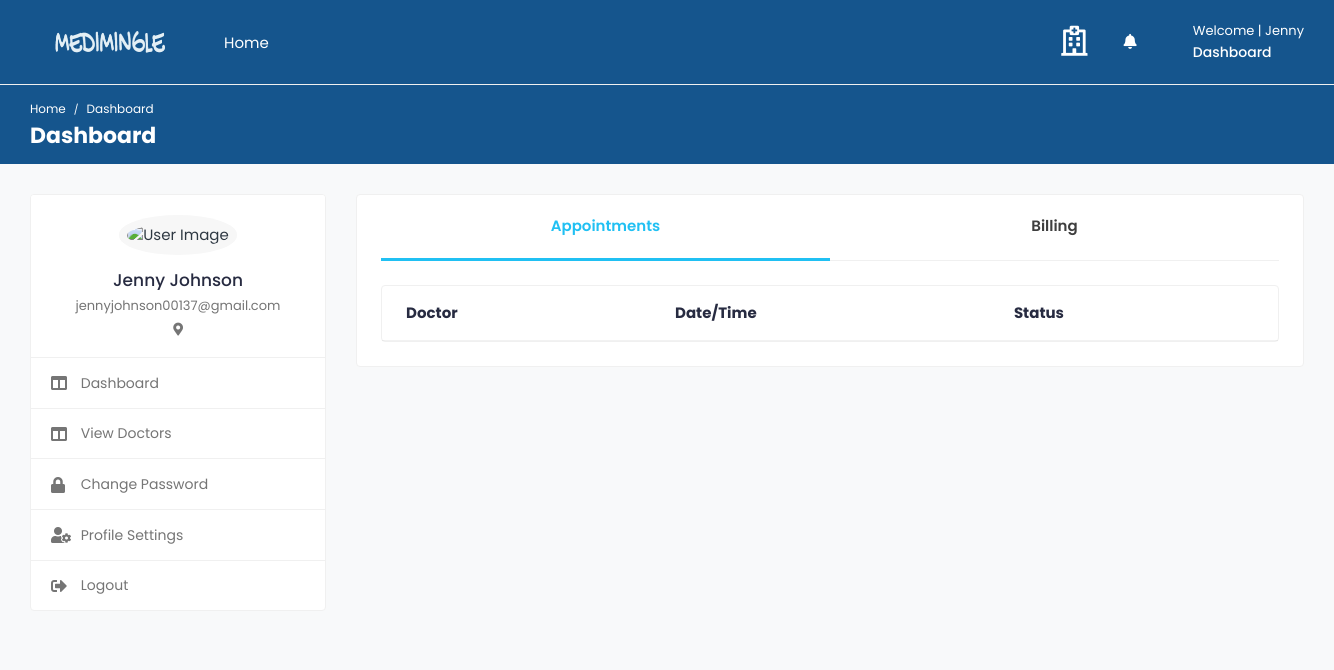
Page /accounts/profile/ (signed in) on the committed database.
### medi/models.py (models this page shows, shortened)
class tbl_user(AbstractUser):
    email=models.EmailField(unique=True)
    phone_number=models.CharField(max_length=15, null=True)
    USER_TYPE_CHOICES = (
        ('patient', 'Patient'),('doctor', 'Doctor'),
    )
    user_type = models.CharField(
        max_length=10,
        choices=USER_TYPE_CHOICES,
        default='patient',
    )
    is_email_verified = models.BooleanField(default=False)
    email_verification_token = models.CharField(max_length=255, blank=True, null=True)
    status= models.BooleanField(default=False)

### templates/patient_dashboard.html (shortened to what this page needs)
{% load static %}
{% include "includes/pat_header.html" %}
			<div class="col-md-7 col-lg-8 col-xl-9">
				<div class="card">
					<div class="card-body pt-0">
						<nav class="user-tabs mb-4">
							<ul class="nav nav-tabs nav-tabs-bottom nav-justified">
								<li class="nav-item">
									<a class="nav-link active" href="#pat_appointments" data-toggle="tab">Appointments</a>
								</li>
								<li class="nav-item">
									<a class="nav-link" href="#pat_billing" data-toggle="tab">Billing</a>
								</li>
							</ul>
						</nav>
						<div class="tab-content pt-0">
							<div id="pat_appointments" class="tab-pane fade show active">
								<div class="card card-table mb-0">
									<div class="card-body">
										<div class="table-responsive">
											<table class="table table-hover table-center mb-0">
												<thead>
													<tr>
														<th>Doctor</th>
														<th>Date/Time</th>
														<th>Status</th>
													</tr>
												</thead>
											</table>
										</div>
									</div>
								</div>
							</div>
						</div>
					</div>
				</div>
			</div>
		</div>
	</div>
</div>
						</div>
	</body>
</html>

### templates/includes/pat_header.html (shortened to what this page needs)
{% load static %}
<!DOCTYPE html>
<html lang="en">
<head>
		<link rel="stylesheet" href="{% static '/assets/css/bootstrap.min.css'%}">
		<link rel="stylesheet" href="{% static '/assets/plugins/fontawesome/css/fontawesome.min.css'%}">
		<link rel="stylesheet" href="{% static '/assets/plugins/fontawesome/css/all.min.css'%}">
		<link rel="stylesheet" href="{% static '/assets/css/style.css'%}">
	</head>
	<body>
		<div class="main-wrapper">
			<header class="header">
				<nav class="navbar navbar-expand-lg header-nav">
					<div class="navbar-header">
						<a href="{% url 'homepage' %}" class="navbar-brand logo">
							<img src="{% static '/assets/img/logo.png'%}" class="img-fluid" alt="Logo">
						</a>
						<span><a href="{% url 'homepage' %}" style="color: white;">Home</i></a></span>
					</div>
					<ul class="nav header-navbar-rht">
						<li class="nav-item contact-item">
							<div class="header-contact-img">
								<i  style="color: white;" class="far fa-hospital"></i>
							</div>
						</li>
						<li class="nav-item dropdown noti-dropdown">
							<a href="#" class="dropdown-toggle nav-link" data-toggle="dropdown">
								<i class="fas fa-bell" style="color: white;"></i>
							</a>
						</li>
							<div class="header-contact-detail">
								<div class="header-contact-detail">
									{% if user.is_authenticated %}
										<p  style="color: white;" class="contact-header">Welcome | {{ user.first_name }}</p>
										{% if user.user_type == 'doctor' %}
											<p class="contact-info-header"><a href="{% url 'doctor_dashboard' %}"  style="color: white;" >Dashboard</a></p>
										{% else %}
										<p class="contact-info-header"><a href="{% url 'patient_dashboard' %}"  style="color: white;" >Dashboard</a></p>
										{% endif %}
									{% endif %}
								</div>
							</div>
					</ul>
				</nav>
			</header>
			<div class="breadcrumb-bar">
				<div class="container-fluid">
					<div class="row align-items-center">
						<div class="col-md-12 col-12">
							<nav aria-label="breadcrumb" class="page-breadcrumb">
								<ol class="breadcrumb">
									<li class="breadcrumb-item"><a href="{% url 'homepage' %}">Home</a></li>
									<li class="breadcrumb-item active" aria-current="page">Dashboard</li>
								</ol>
							</nav>
							<h2 class="breadcrumb-title">Dashboard</h2>
						</div>
					</div>
				</div>
			</div>
			<div class="content">
				<div class="container-fluid">
					<div class="row">
						<div class="col-md-5 col-lg-4 col-xl-3 theiaStickySidebar">
							<div class="profile-sidebar">
								<div class="widget-profile pro-widget-content">
									<div class="profile-info-widget">
										<a href="#" class="booking-doc-img">
											{% if patient_data.profile_image %}
												<img src="{{ user.patient.profile_image.url }}" alt="User Image">
											{% else %}
												<img src="{{ user.patient.profile_image.url }}" alt="User Image">
											{% endif %}
										</a>
										<div class="profile-det-info">
											<h3>{{user.first_name}} {{user.last_name}}</h3>
											<div class="patient-details">
												<h5>{{ user.email }}</h5>
												<h5 class="mb-0"><i class="fas fa-map-marker-alt"></i>{{ request.user.patient.address}}</h5>
											</div>
										</div>
									</div>
								</div>
								<div class="dashboard-widget">
									<nav class="dashboard-menu">
										<ul>
											<li>
												<a href="{% url 'patient_dashboard' %}">
													<i class="fas fa-columns"></i>
													<span>Dashboard</span>
												</a>
											</li>
											<li>
												<a href="{% url 'doctors' %}"  name"doctors" >
													<i class="fas fa-columns"></i>
													<span>View Doctors</span>
												</a>
											</li>
										    <li>
												<a href="{% url 'patient_change_password' %}">
													<i class="fas fa-lock"></i>
													<span>Change Password</span>
												</a>
											</li>
											<li>
												<a href="{% url 'profile_settings' %}">
													<i class="fas fa-user-cog"></i>
													<span>Profile Settings</span>
												</a>
											</li>
											<li>
												<a href="{% url 'logout' %}">
													<i class="fas fa-sign-out-alt"></i>
													<span>Logout</span>
												</a>
											</li>
										</ul>
									</nav>
								</div>
							</div>
						</div>

### rows in the picture
tbl_user: first_name "Jenny", last_name "Johnson", email "jennyjohnson00137@gmail.com"
